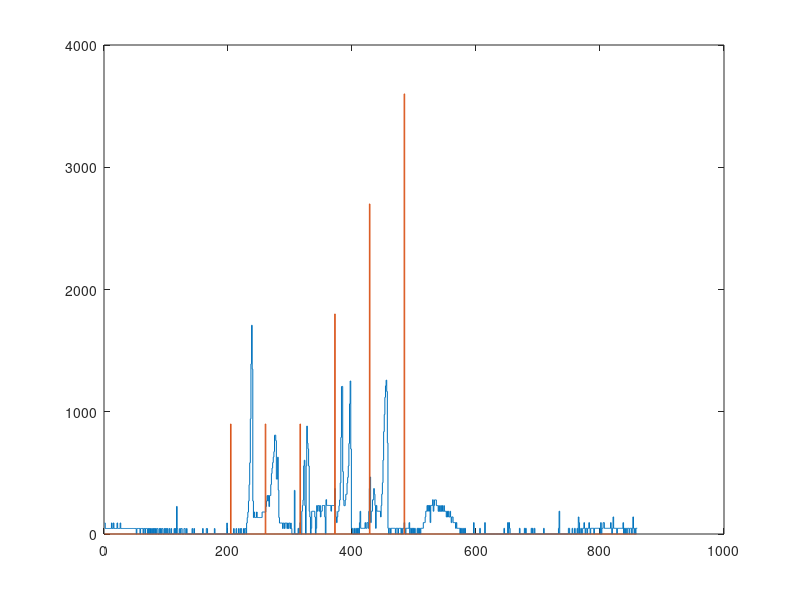
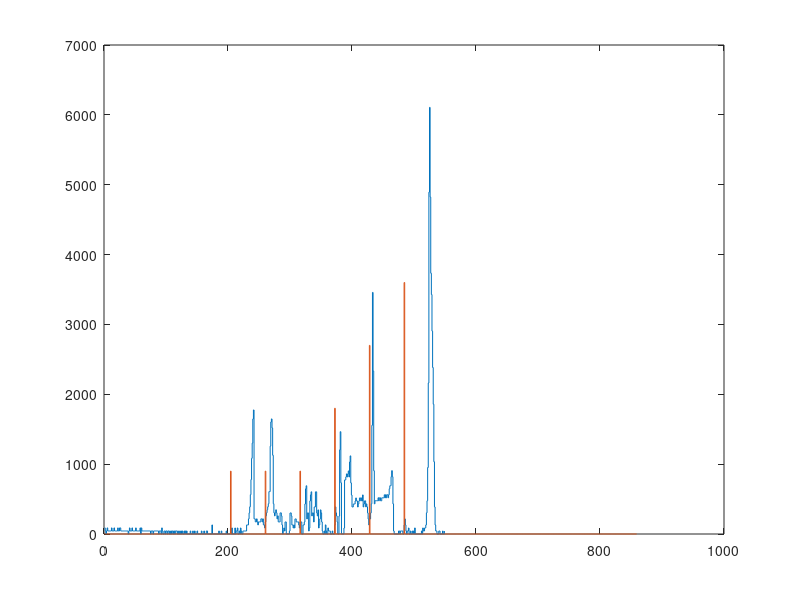
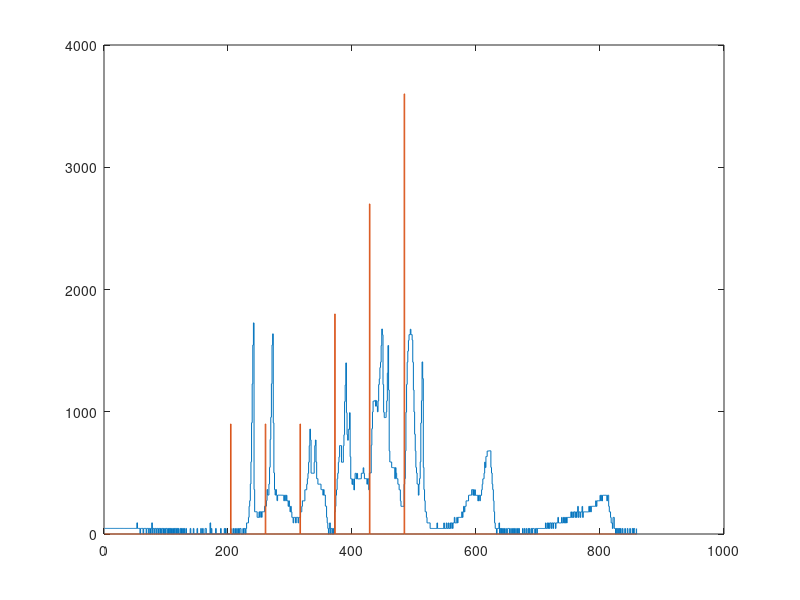
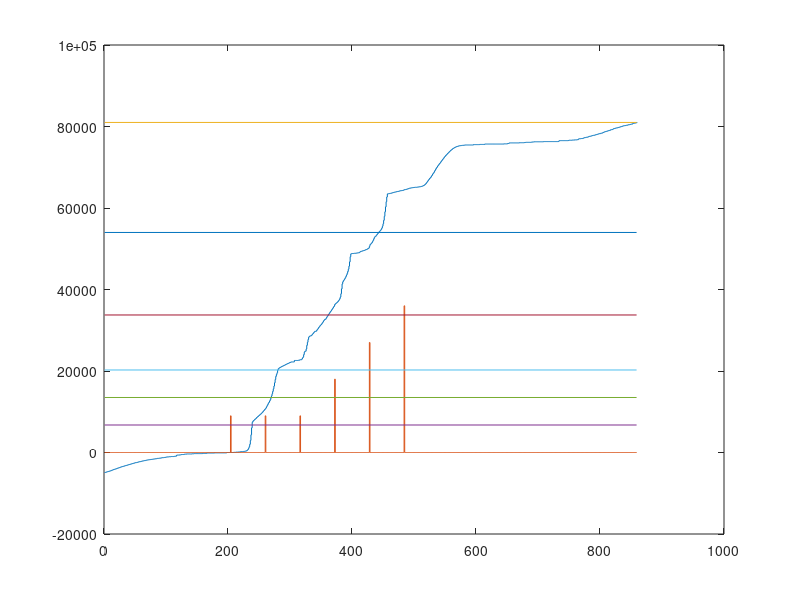

Recreate these plots in MATLAB, in order.
load('dados1.mat')
v1=volume;
load('dados2.mat')
v2=volume;
load('dados3.mat')
v3=volume;
load('glicerina.mat')
g=glicerina;

N=length(g);

figure(1)
stairs(v1)
hold on
stairs(g*30)
hold off

figure(2)
stairs(v2)
hold on
stairs(g*30)
hold off

figure(3)
stairs(v3)
hold on
stairs(g*30)
hold off


figure(11)
T=cumsum(v1);
T=T-T(203);
Tm=max(T);
stairs(T)
hold on
stairs(g*300)
plot([1 N],[Tm Tm])
plot([1 N],[Tm Tm]/12*1)
plot([1 N],[Tm Tm]/12*2)
plot([1 N],[Tm Tm]/12*3)
plot([1 N],[Tm Tm]/12*5)
plot([1 N],[Tm Tm]/12*8)
hold off

figure(12)
T=cumsum(v2);
T=T-T(203);
Tm=max(T);
stairs(T)
hold on
stairs(g*300)
plot([1 N],[Tm Tm])
plot([1 N],[Tm Tm]/12*1)
plot([1 N],[Tm Tm]/12*2)
plot([1 N],[Tm Tm]/12*3)
plot([1 N],[Tm Tm]/12*5)
plot([1 N],[Tm Tm]/12*8)
hold off

figure(13)
T=cumsum(v3);
T=T-T(203);
Tm=max(T);
stairs(T)
hold on
stairs(g*300)
plot([1 N],[Tm Tm])
plot([1 N],[Tm Tm]/12*1)
plot([1 N],[Tm Tm]/12*2)
plot([1 N],[Tm Tm]/12*3)
plot([1 N],[Tm Tm]/12*5)
plot([1 N],[Tm Tm]/12*8)
hold off


